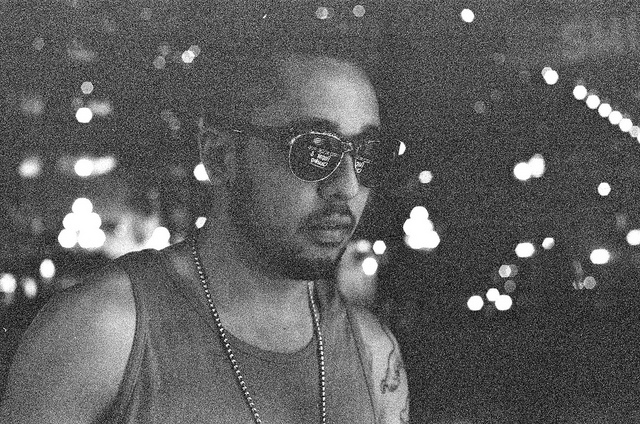
#> input picture img/22.jpg, 640 x 424 px, found by its file name; its folder holds only this picture in this run
$ python media.py
#> lines starting #> are read from the running program, lines starting #| are printed output that depends on the picture; after the words box and inside, x2 and y2 are one past the last pixel; in counts of white or black regions, pixels touching at a corner belong together
import matplotlib.pyplot as plt
import cv2

def showImage(title, pos, effect = None):
    image = plt.subplot(pos)
    image.set_title(title)
    image.set_yticks([]), image.set_xticks([])
    image.imshow(cv2.cvtColor(img, cv2.COLOR_BGR2RGB), cmap = effect)

def transformMedian(image, min, max, pos):
    for y in range(1, image.shape[0] - 1, 1):
        for x in range(1, image.shape[1] - 1, 1):
            if image[y, x] > max or image[y, x] < min:
                temp = [int(image[y - 1, x - 1]), int(image[y - 1, x]), int(image[y - 1, x + 1]), int(image[y, x - 1]), int(image[y, x]), int(image[y, x + 1]), int(image[y + 1, x - 1]), int(image[y + 1, x]), int(image[y + 1, x + 1])]
                temp.sort()
                image[y, x] = temp[4]
    showImage(f"Transform Median: Min: {min}, Max: {max}", pos)

def transform9(image, min, max, pos):
    for y in range(1, image.shape[0] - 1, 1):
        for x in range(1, image.shape[1] - 1, 1):
            if image[y, x] > max or image[y, x] < min:
                temp = int((int(image[y - 1, x - 1]) + int(image[y - 1, x]) + int(image[y - 1, x + 1]) + int(image[y, x - 1]) + int(image[y, x]) + int(image[y, x + 1]) + int(image[y + 1, x - 1]) + int(image[y + 1, x]) + int(image[y + 1, x + 1])) / 9)
                image[y, x] = temp
    showImage(f"Transform 9: Min: {min}, Max: {max}", pos)

def transform8(image, min, max, pos):
    for y in range(1, image.shape[0] - 1, 1):
        for x in range(1, image.shape[1] - 1, 1):
            if image[y, x] > max or image[y, x] < min:
                temp = int((int(image[y - 1, x - 1]) + int(image[y - 1, x]) + int(image[y - 1, x + 1]) + int(image[y, x - 1]) + int(image[y, x + 1]) + int(image[y + 1, x - 1]) + int(image[y + 1, x]) + int(image[y + 1, x + 1])) / 8)
                image[y, x] = temp
    showImage(f"Transform 8: Min: {min}, Max: {max}", pos)

def transformInterval(image, min, max, pos, threshold):
    for y in range(1, image.shape[0] - 1, 1):
        for x in range(1, image.shape[1] - 1, 1):
            if image[y, x] < max and image[y, x] > max - threshold or image[y, x] < min and image[y, x] > min - threshold:
                temp = int((int(image[y - 1, x - 1]) + int(image[y - 1, x]) + int(image[y - 1, x + 1]) + int(image[y, x - 1]) + int(image[y, x]) + int(image[y, x + 1]) + int(image[y + 1, x - 1]) + int(image[y + 1, x]) + int(image[y + 1, x + 1])) / 9)
                image[y, x] = temp
    showImage(f"Min: {min} - {min - threshold}, Max: {max} - {max - threshold}", pos)

def transformBetween(image, min, max, pos):
    for y in range(1, image.shape[0] - 1, 1):
        for x in range(1, image.shape[1] - 1, 1):
            if image[y, x] < max and image[y, x] > min:
                temp = int((int(image[y - 1, x - 1]) + int(image[y - 1, x]) + int(image[y - 1, x + 1]) + int(image[y, x - 1]) + int(image[y, x]) + int(image[y, x + 1]) + int(image[y + 1, x - 1]) + int(image[y + 1, x]) + int(image[y + 1, x + 1])) / 9)
                image[y, x] = temp
    showImage(f"Between {min} and {max}", pos)

minMax = [255, 0]
filename = input("Filename: ")
#> the answer given: img/22.jpg
img = cv2.imread(f"img/{filename}")
#> img is the input picture: shape (424, 640, 3); min 0, max 255, mean 93.4
img = cv2.cvtColor(img, cv2.COLOR_BGR2GRAY)
#> img: shape (424, 640)
#--show original--
showImage("Original Image", 221)
transformMedian(img, 50, 205, 222)
transform8(img, 50, 205, 223)
#> after the loop in transform8, `for y in range(1, image.shape[0] - 1, 1):`:
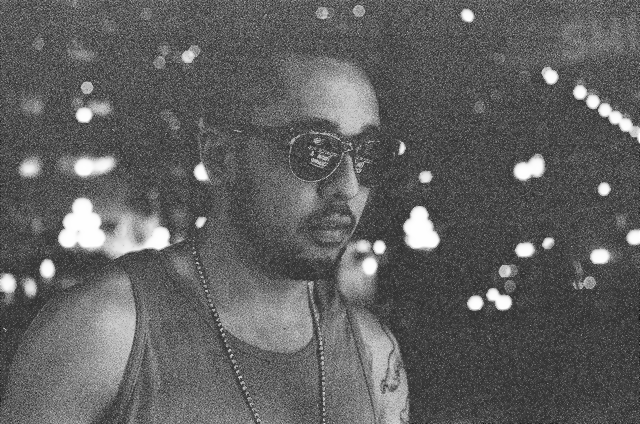
#> image: shape (424, 640); min 9, max 255, mean 96.1
transform8(img, 0, 200, 224)
#> after the loop in transform8 (call 2), `for y in range(1, image.shape[0] - 1, 1):`: image: shape (424, 640); 3.17% of pixels changed, all inside (x1, y1, x2, y2) = (1, 8, 639, 423)

plt.show()
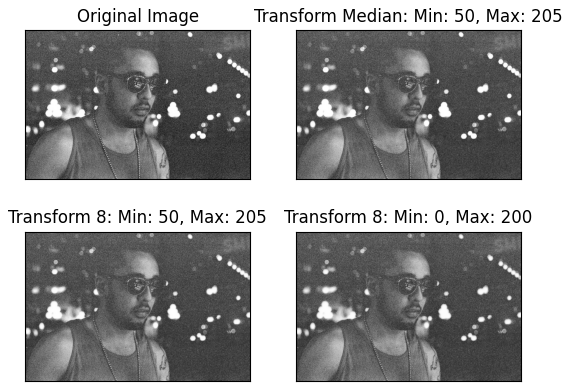
#> figure drawn by matplotlib, 4 panels

$ run again, on img/bike.jpg
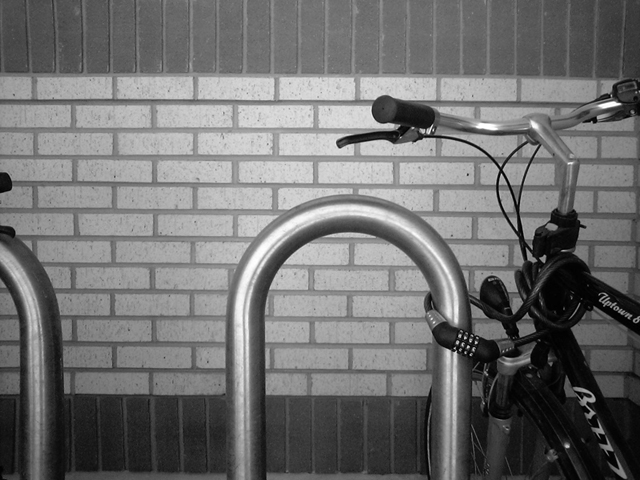
#> input picture img/bike.jpg, 640 x 480 px, found by its file name
#> img is the input picture: shape (480, 640, 3); min 0, max 255, mean 112.2
#> img: shape (480, 640)
#> after the loop in transform8, `for y in range(1, image.shape[0] - 1, 1):`:
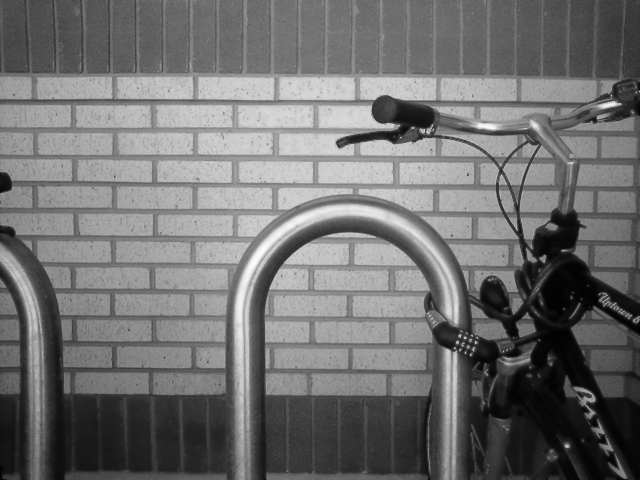
#> image: shape (480, 640); min 1, max 251, mean 112.5
#> `plt.show()`:
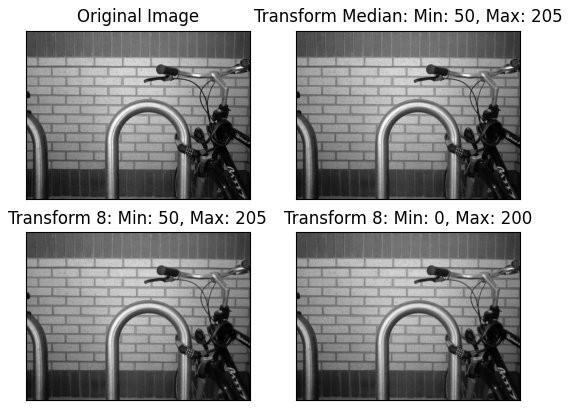
#> figure drawn by matplotlib, 4 panels

$ run again, on img/boo.jpg
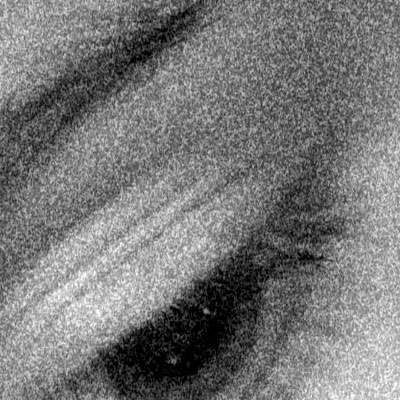
#> input picture img/boo.jpg, 400 x 400 px, found by its file name
#> img is the input picture: shape (400, 400, 3); min 0, max 255, mean 119.1
#> img: shape (400, 400)
#> after the loop in transform8 (call 2), `for y in range(1, image.shape[0] - 1, 1):`:
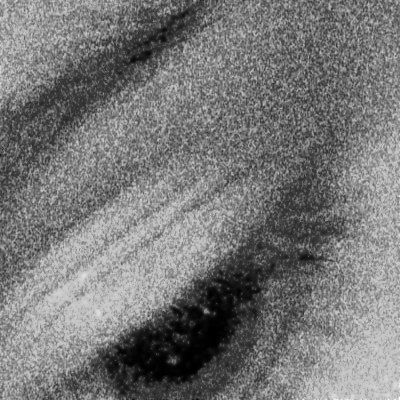
#> image: shape (400, 400); min 0, max 252, mean 119.2
#> `plt.show()`:
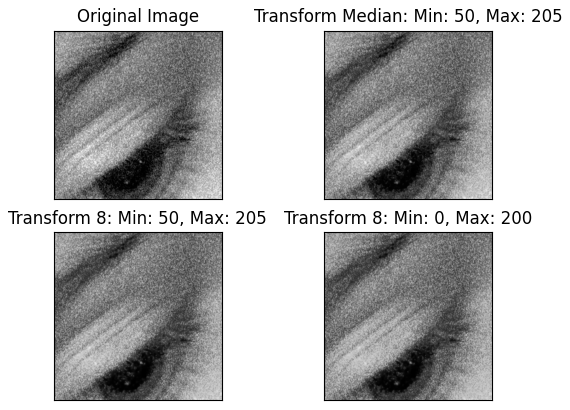
#> figure drawn by matplotlib, 4 panels
